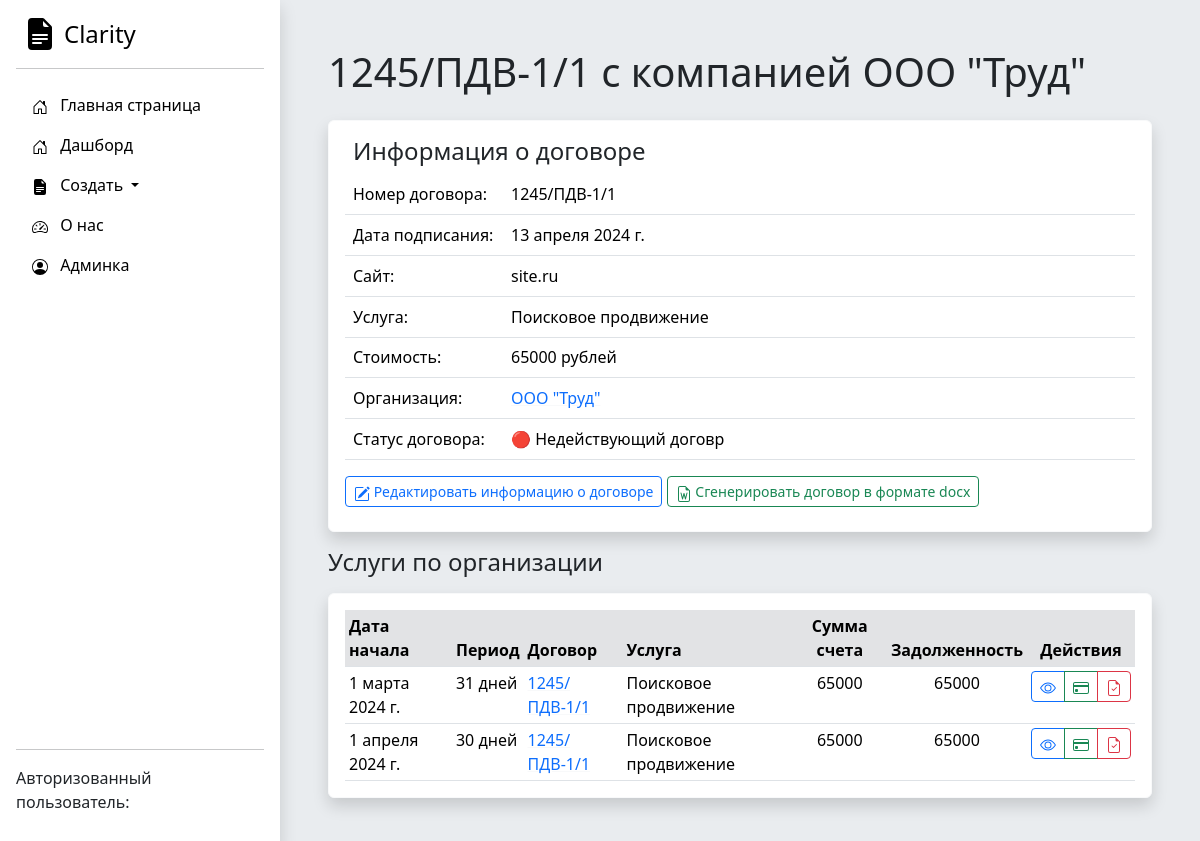
The page /dogovor/1/ on the database as committed earlier.
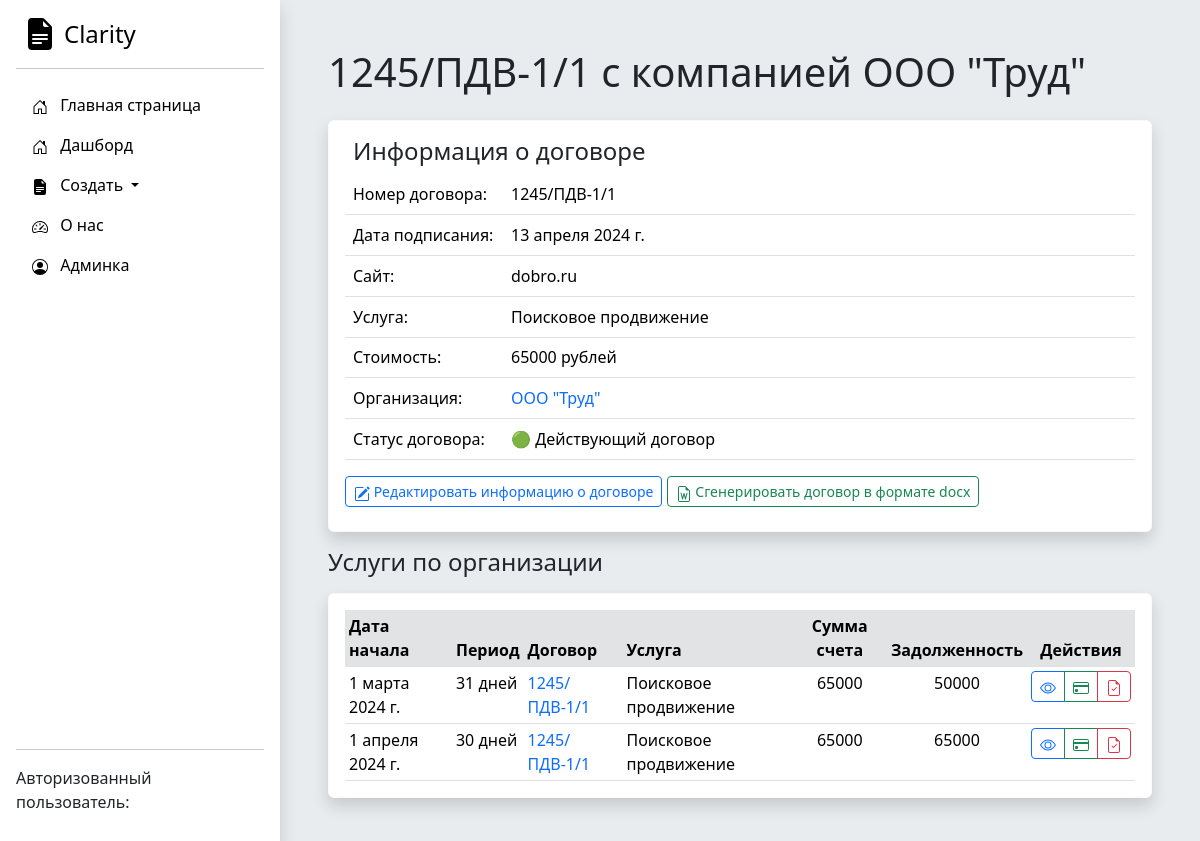
The same page on the database as committed later.
### Accounting/models.py (models this page shows, shortened)
class Dogovor(models.Model):
    nomer_dogovora = models.CharField('Номер договора', max_length=250)
    date_of_signing = models.DateField('Дата начала действия договора')
    web_site = models.CharField('Веб сайт', max_length=250)
    contract_completed = models.BooleanField('Активный договор')
    basic_price = models.IntegerField('Цена догвора')
    service_type = models.ForeignKey(Service_type, on_delete=models.DO_NOTHING)
    organization = models.ForeignKey(Organization, on_delete=models.CASCADE)
    class Meta:
        verbose_name = "Договор"
        verbose_name_plural = "Договоры"

class Service(models.Model):
    service_name = models.CharField('Название оказываемой услуги для счета и Акта', max_length=250)
    date_start = models.DateField('Дата начала оказания услуги')
    date_end = models.DateField('Дата окончания оказания услуги')
    price = models.IntegerField('Оплата за услугу')
    payment_made = models.IntegerField('Сумма частичной оплаты счета', db_default=0)
    dogovor = models.ForeignKey(Dogovor, on_delete=models.CASCADE)
    full_payment = models.BooleanField('Счет полностью оплачен')
    act_approved = models.BooleanField("Акт подписан")
    class Meta:
        verbose_name = "Услуга (локализованный этап)"
        verbose_name_plural = "Услуги (локализованные этапы)"

class Organization(models.Model):
    full_name = models.CharField('Полное наименование', max_length=250)
    short_name = models.CharField('Краткое наименование', max_length=250)
    inn = models.IntegerField('ИНН')
    kpp = models.IntegerField('КПП')
    ur_adres = models.TextField('Юридический адрес')
    management_full_name = models.CharField('Управляющее лицо', max_length=250)
    management_post = models.CharField('Должность управляющего лица', max_length=250)
    class Meta:
        verbose_name = "Юридическое лицо"
        verbose_name_plural = "Юридические лица"

class Service_type(models.Model):
    service_type = models.CharField('Название направления оказываемых услуг', max_length=250)
    regular = models.BooleanField('Регулярная услуга, нужно выставлять ежемесячный счет')
    def __str__(self):
        return self.service_type
    class Meta:
        verbose_name = "Направление услуги"
        verbose_name_plural = "Направления услуг"

### Accounting/views.py (the view)
# urls.py: path('dogovor/<int:pk>/', views.dogovor_detail, name='dogovor-detail'),
def dogovor_detail(request, pk):
    dogovor_list = Dogovor.objects.get(id=pk)
    service_list = Service.objects.filter(dogovor=dogovor_list)
    for el in service_list:
        el.period = (el.date_end - el.date_start).days + 1
    for el in service_list:
        el.debt = el.price - el.payment_made
    context = {
        'dogovor_list': dogovor_list,
        'service_list': service_list
    }
    return render(request, 'Accounting/dogovor-detail.html', context)

### DAM/templates/Accounting/dogovor-detail.html (shortened to what this page needs)
{% extends 'Accounting/base.html' %}
{% block content %}
<h1 class="mb-4">{{ dogovor_list.nomer_dogovora }} с компанией {{ dogovor_list.organization.short_name }}</h1>
<div class="card border-light shadow p-3 bg-body rounded">
    <h4 class="ms-2">Информация о договоре</h4>
        <table class="table table-hover ">
  <tbody>
    <tr>
      <td width="20%" >Номер договора:</td>
      <td>{{ dogovor_list.nomer_dogovora }}</td>
    </tr>
    <tr>
      <td>Дата подписания:</td>
      <td>{{ dogovor_list.date_of_signing }}</td>
    </tr>
    <tr>
      <td>Сайт:</td>
      <td>{{ dogovor_list.web_site }}</td>
    </tr>
    <tr>
      <td>Услуга:</td>
      <td>{{ dogovor_list.service_type }}</td>
    </tr>
    <tr>
    <tr>
      <td>Стоимость:</td>
      <td>{{ dogovor_list.basic_price }} рублей</td>
    </tr>
    <tr>
      <td>Организация:</td>
      <td> <a class="link-underline-light" href="/organization/{{ dogovor_list.organization.id }}">{{ dogovor_list.organization.short_name }}</a></td>
    </tr>
    <tr>
      <td>Статус договора:</td>
      <td>{% if dogovor_list.contract_completed is True %} 🟢 Действующий договор {% else %} 🔴 Недействующий договр {% endif %}</td>
    </tr>
  </tbody>
</table>
<div class="d-grid gap-2 d-md-block">
  <a class="btn btn-outline-primary btn-sm mb-2" role="button" href="{% url 'dogovor-edit' dogovor_list.pk %}">
    Редактировать информацию о договоре
  </a>
  <a class="btn btn-outline-success btn-sm mb-2" role="button" href="/dogovor/{{ dogovor_list.id }}/generate">
    Сгенерировать договор в формате docx
  </a>
</div>
</div>
{% if service_list %}
<h4 class="mt-3">Услуги по организации</h4>
<div class="card border-light shadow p-3 bg-body rounded mt-3">
<div class="card-body px-0 py-0">
<div class="table-responsive scrollbar">
    <table class="table table-sm fs-10 mb-0 overflow-hidden">
        <thead >
            <tr>
                <th class="bg-secondary-subtle">Дата начала</th>
                <th class="bg-secondary-subtle">Период</th>
                <th class="bg-secondary-subtle">Договор</th>
                <th class="bg-secondary-subtle">Услуга</th>
                <th class="bg-secondary-subtle text-center">Сумма счета</th>
                <th class="bg-secondary-subtle text-center">Задолженность</th>
                <th class="bg-secondary-subtle text-center">Действия</th>
            </tr>
        </thead>
        <tbody>
{% for el in service_list %}
<tr>
    <td>{{ el.date_start }}</td>
    <td>{{ el.period }} дней</td>
    <td><a class="link-underline-light" href="/dogovor/{{ el.dogovor.id }}">{{ el.dogovor.nomer_dogovora }}</a> </td>
    <td>{{ el.dogovor.service_type }}</td>
    <td class="text-center">{{ el.price }}</td>
    <td class="text-center">{{ el.debt }}</td>
    <td class="text-center">
        <div class="btn-group" role="group" aria-label="Basic mixed styles example">
          <a role="button" class="btn btn-outline-primary btn-sm" href="{% url 'service-detail' el.pk %}">
          </a>
          <a role="button" class="btn btn-outline-success btn-sm" href="{% url 'service-generate-bill' el.pk %}">
          </a>
          <a role="button" class="btn btn-outline-danger btn-sm" href="{% url 'service-generate-act' el.pk %}">
          </a>
        </div>
    </td>
</tr>
{% endfor %}
        </tbody>
    </table>
</div>
</div>
</div>
{% endif %}
{% endblock %}

Rows that differ between the two databases and show on the page:
changed Dogovor "1245/ПДВ-1/1": web_site "site.ru" → "dobro.ru"
changed Service "1 марта 2024 г.": debt "65000" → "50000"
Other text that changed with them:
text no longer shown: "🔴 Недействующий договр"
text now shown: "🟢 Действующий договор"
